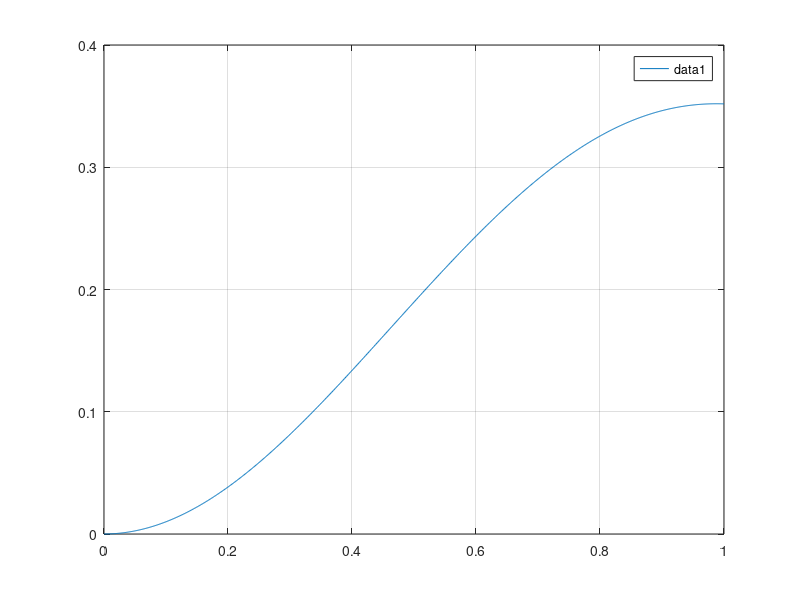

This chart was generated by the following MATLAB code:
%%
clc;
clear all;
close all;
format long e;
% Dynamic Backward Euler problem 
%%%%%%%%%%%%%%%%%%%%%%%%%%%%%%%%%%%%%%%%%%%%%%%%
k_body_fl=sqrt(2);
k_tyre_fl=sqrt(40);
k_body_fr=sqrt(3);
k_tyre_fr=sqrt(50);
k_body_rl=sqrt(5);
k_tyre_rl=sqrt(60);
k_body_rr=sqrt(7);
k_tyre_rr=sqrt(80);
l_long_fl=sqrt(6);
l_long_fr=sqrt(10);
l_long_rl=sqrt(7);
l_long_rr=sqrt(11);
l_lat_fl=sqrt(3);
l_lat_fr=sqrt(13);
l_lat_rl=sqrt(5);
l_lat_rr=sqrt(11);
mass_Body=sqrt(3e-1);
I_body_xx=sqrt(5e-1);
I_body_yy=sqrt(6e-1);
mass_wheel_fl=sqrt(5e-1);
mass_tyre_fl=sqrt(7e-1);
mass_wheel_fr=sqrt(9e-1);
mass_tyre_fr=sqrt(11e-1);
mass_wheel_rl=sqrt(13e-1);
mass_tyre_rl=sqrt(15e-1);
mass_wheel_rr=sqrt(17e-1);
mass_tyre_rr=sqrt(23e-1);
%%%%%%%%%%%%%%%%%%%%%%%%%%%%%%%%%%%%%%%%%%%%%%%%
tend=1;
u_init=0;
du_init=0;
%%%%%%%%%%%%%%%%%%%%%%%%%%%%%%%%%%%%%%%%%%%%%%%%
% System Mono
M=diag([mass_Body, I_body_xx, I_body_yy, mass_wheel_fl, mass_tyre_fl, mass_wheel_fr, mass_tyre_fr, mass_wheel_rl, mass_tyre_rl, mass_wheel_rr, mass_tyre_rr]);
K=[k_body_fl+k_body_fr+k_body_rl+k_body_rr, k_body_fl*l_lat_fl-k_body_fr*l_lat_fr+k_body_rl*l_lat_rl-k_body_rr*l_lat_rr, -k_body_fl*l_long_fl-k_body_fr*l_long_fr+k_body_rl*l_long_rl+k_body_rr*l_long_rr,  -k_body_fl, 0, -k_body_fr, 0, -k_body_rl, 0, -k_body_rr, 0;
   0  l_lat_fl*l_lat_fl*k_body_fl+l_lat_fr*l_lat_fr*k_body_fr+l_lat_rl*l_lat_rl*k_body_rl+l_lat_rr*l_lat_rr*k_body_rr, -l_long_fl*l_lat_fl*k_body_fl+l_lat_fr*l_long_fr*k_body_fr+l_long_rl*l_lat_rl*k_body_rl-l_long_rr*l_lat_rr*k_body_rr, -l_lat_fl*k_body_fl, 0, l_lat_fr*k_body_fr, 0, -l_lat_rl*k_body_rl, 0, l_lat_rr*k_body_rr, 0;
   0 0 l_long_fl*l_long_fl*k_body_fl+l_long_fr*l_long_fr*k_body_fr+l_long_rl*l_long_rl*k_body_rl+l_long_rr*l_long_rr*k_body_rr, l_long_fl*k_body_fl, 0 l_long_fr*k_body_fr 0 -l_long_rl*k_body_rl 0 -l_long_rr*k_body_rr 0; 
   0 0 0 k_body_fl+k_tyre_fl -k_tyre_fl 0 0 0 0 0 0;
   0 0 0 0 k_tyre_fl 0 0 0 0 0 0;
   0 0 0 0 0 k_body_fr+k_tyre_fr -k_tyre_fr 0 0 0 0;
   0 0 0 0 0 0 k_tyre_fr 0 0 0 0;
   0 0 0 0 0 0 0 k_body_rl+k_tyre_rl -k_tyre_rl 0 0;
   0 0 0 0 0 0 0 0 k_tyre_rl 0 0;
   0 0 0 0 0 0 0 0 0 k_body_rr+k_tyre_rr -k_tyre_rr;
   0 0 0 0 0 0 0 0 0 0 k_tyre_rr];
K=K+K'-diag(diag(K));
D = K *0;
%%%%%%%%%%%%%%%%%%%%%%%%%%%%%%%%%%%%%%%%%%%%%%%%
% Allocate memory
t=zeros(1000+1,1);
u_sol=zeros(1000+1,11);
u_n_p_1=zeros(11,1);
%%%%%%%%%%%%%%%%%%%%%%%%%%%%%%%%%%%%%%%%%%%%%%%%
h=1/(1000);
%%%%%%%%%%%%%%%%%%%%%%%%%%%%%%%%%%%%%%%%%%%%%%%%
u_n=[u_init; zeros(10,1)];
u_n_m_1=[u_init; zeros(10,1)]-h*[du_init; zeros(10,1)];
A=((1/(h*h))*M+(1/h)*D+K);
B=((2/(h*h))*M+(1/h)*D);
f_n_p_1=[1.1; zeros(10,1)];
%%%%%%%%%%%%%%%%%%%%%%%%%%%%%%%%%%%%%%%%%%%%%%%%
% Time loop
j=2;
tic
for i = h:h:tend
    u_n_p_1=A\(B*u_n-((1/(h*h))*M)*u_n_m_1+f_n_p_1);
   % Get solution
    t(j)=i;   
    u_sol(j,:)=u_n_p_1;   
    u_n_m_1=u_n;
    u_n    =u_n_p_1;
    j=j+1;
end
toc
%%%%%%%%%%%%%%%%%%%%%%%%%%%%%%%%%%%%%%%%%%%%%%%%
% Some plots
figure();
plot(t,u_sol(:,1)); grid on;
legend;

%disp(u_sol(501,1))
disp(u_sol(1001,1:3))

